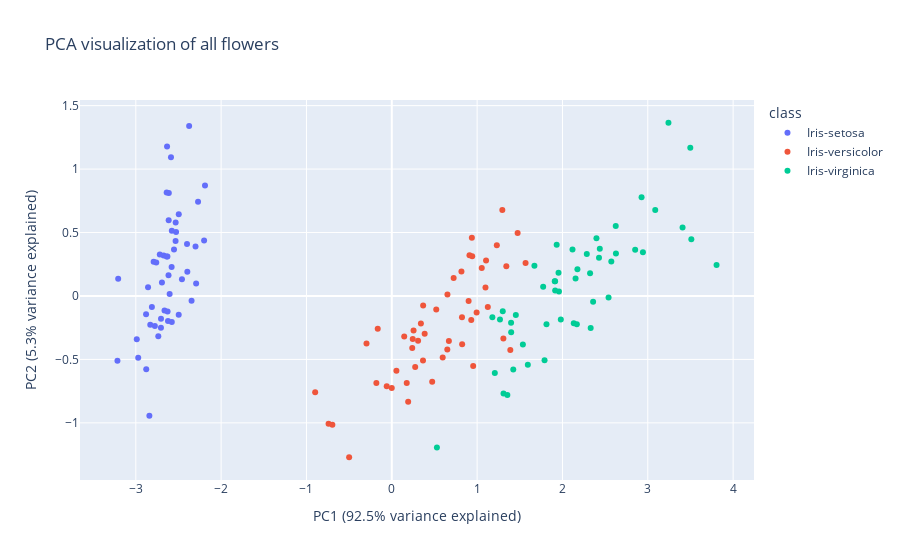

Notebook cell for this chart:
### Code cell
# Create interactive scatter plot
fig = px.scatter(
        data_cleaned_pca,
        x='PC1',
        y='PC2',
        color='class',
        title='PCA visualization of all flowers'
)
# Add variance explained
var_explained = pca.explained_variance_ratio_
fig.update_layout(
        xaxis_title=f"PC1 ({var_explained[0]:.1%} variance explained)",
        yaxis_title=f"PC2 ({var_explained[1]:.1%} variance explained)"
)
fig.show()

### Figure 1 — Plotly figure (JSON) as saved in the notebook; plotly's stock layout.template omitted (floating-point values rounded to 4 significant figures)
{"data": [{"hovertemplate": "class=Iris-setosa<br>PC1=%{x}<br>PC2=%{y}<extra></extra>", "legendgroup": "Iris-setosa", "marker": {"color": "#636efa", "symbol": "circle"}, "mode": "markers", "name": "Iris-setosa", "orientation": "v", "showlegend": true, "type": "scatter", "x": [-2.674, -2.705, -2.88, -2.736, -2.719, -2.27, -2.811, -2.616, -2.878, -2.663, -2.497, -2.603, -2.777, -3.215, -2.634, -2.375, -2.613, -2.638, -2.189, -2.578, -2.3, -2.534, -3.206, -2.293, -2.346, -2.497, -2.459, -2.552, -2.63, -2.623, -2.578, -2.4, -2.638, -2.588, -2.628, -2.857, -2.615, -2.791, -2.972, -2.58, -2.76, -2.841, -2.989, -2.396, -2.2, -2.705, -2.528, -2.83, -2.533, -2.694], "xaxis": "x", "y": [0.319, -0.1786, -0.1447, -0.3181, 0.3273, 0.7418, -0.08759, 0.163, -0.578, -0.1153, 0.6441, 0.01524, -0.2366, -0.5104, 1.177, 1.339, 0.8114, 0.3118, 0.8711, 0.5148, 0.389, 0.4341, 0.1361, 0.09826, -0.03692, -0.1482, 0.1312, 0.3668, 0.3108, -0.1969, -0.2051, 0.4093, 0.8148, 1.094, -0.1226, 0.06825, 0.5972, 0.2693, -0.4872, 0.2282, 0.264, -0.9434, -0.3403, 0.1901, 0.438, -0.2511, 0.5046, -0.2273, 0.5789, 0.1069], "yaxis": "y"}, {"hovertemplate": "class=Iris-versicolor<br>PC1=%{x}<br>PC2=%{y}<extra></extra>", "legendgroup": "Iris-versicolor", "marker": {"color": "#EF553B", "symbol": "circle"}, "mode": "markers", "name": "Iris-versicolor", "orientation": "v", "showlegend": true, "type": "scatter", "x": [1.296, 0.9424, 1.475, 0.1918, 1.098, 0.6505, 1.105, -0.741, 1.054, -0.0004466, -0.4999, 0.521, 0.2742, 0.9943, -0.1648, 0.9382, 0.6691, 0.2453, 0.9538, 0.05407, 1.125, 0.3674, 1.307, 0.9311, 0.7248, 0.9103, 1.342, 1.568, 0.8225, -0.2964, -0.05944, -0.1809, 0.1456, 1.389, 0.5965, 0.8163, 1.231, 0.8245, 0.2549, 0.175, 0.4734, 0.9003, 0.2396, -0.6964, 0.3658, 0.3411, 0.3852, 0.6522, -0.898, 0.308], "xaxis": "x", "y": [0.6766, 0.3131, 0.496, -0.8333, 0.06702, -0.4226, 0.2793, -1.008, 0.2201, -0.7249, -1.271, -0.1076, -0.5592, -0.1304, -0.2579, 0.4598, -0.3553, -0.3396, -0.5519, -0.5894, -0.08673, -0.07494, -0.3359, -0.1894, 0.1419, 0.3211, 0.235, 0.2603, -0.1681, -0.374, -0.7107, -0.686, -0.3193, -0.4265, -0.4857, 0.192, 0.4004, -0.3814, -0.2713, -0.6864, -0.6753, -0.03958, -0.4102, -1.016, -0.5091, -0.2163, -0.297, 0.01154, -0.7588, -0.3531], "yaxis": "y"}, {"hovertemplate": "class=Iris-virginica<br>PC1=%{x}<br>PC2=%{y}<extra></extra>", "legendgroup": "Iris-virginica", "marker": {"color": "#00cc96", "symbol": "circle"}, "mode": "markers", "name": "Iris-virginica", "orientation": "v", "showlegend": true, "type": "scatter", "x": [2.54, 1.424, 2.627, 1.981, 2.359, 3.408, 0.5287, 2.943, 2.331, 2.927, 1.671, 1.813, 2.175, 1.354, 1.594, 1.914, 1.959, 3.498, 3.806, 1.309, 2.438, 1.207, 3.51, 1.398, 2.285, 2.624, 1.268, 1.3, 2.133, 2.398, 2.852, 3.242, 2.168, 1.454, 1.79, 3.087, 2.153, 1.915, 1.178, 2.118, 2.324, 1.932, 2.573, 2.428, 1.954, 1.536, 1.774, 1.91, 1.399], "xaxis": "x", "y": [-0.01179, -0.5786, 0.3356, -0.1855, -0.04533, 0.5398, -1.193, 0.3447, -0.2533, 0.7779, 0.2378, -0.2223, 0.2096, -0.7805, -0.5413, 0.1161, 0.03575, 1.168, 0.2446, -0.7692, 0.3725, -0.608, 0.448, -0.2107, 0.33, 0.552, -0.185, -0.1207, -0.2154, 0.4544, 0.364, 1.365, -0.2227, -0.1503, -0.5073, 0.6775, 0.1384, 0.04403, -0.1685, 0.3657, 0.1788, 0.4034, 0.2725, 0.3011, 0.1821, -0.3822, 0.07346, 0.1153, -0.2858], "yaxis": "y"}], "layout": {"legend": {"title": {"text": "class"}, "tracegroupgap": 0}, "title": {"text": "PCA visualization of all flowers"}, "xaxis": {"anchor": "y", "domain": [0, 1], "title": {"text": "PC1 (92.5% variance explained)"}}, "yaxis": {"anchor": "x", "domain": [0, 1], "title": {"text": "PC2 (5.3% variance explained)"}}}}
